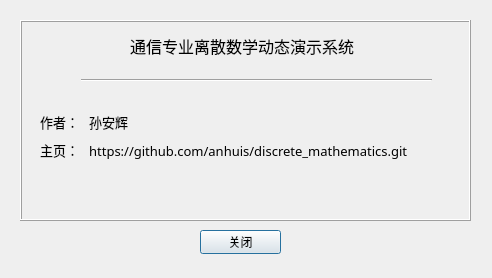
<?xml version="1.0" encoding="UTF-8"?>
<ui version="4.0">
 <class>Dialog</class>
 <widget class="QDialog" name="Dialog">
  <property name="geometry">
   <rect>
    <x>0</x>
    <y>0</y>
    <width>492</width>
    <height>278</height>
   </rect>
  </property>
  <property name="minimumSize">
   <size>
    <width>425</width>
    <height>266</height>
   </size>
  </property>
  <property name="windowTitle">
   <string>关于</string>
  </property>
  <property name="modal">
   <bool>true</bool>
  </property>
  <widget class="QFrame" name="frame">
   <property name="geometry">
    <rect>
     <x>20</x>
     <y>20</y>
     <width>451</width>
     <height>201</height>
    </rect>
   </property>
   <property name="frameShape">
    <enum>QFrame::Box</enum>
   </property>
   <property name="frameShadow">
    <enum>QFrame::Raised</enum>
   </property>
   <widget class="QLabel" name="label">
    <property name="geometry">
     <rect>
      <x>110</x>
      <y>0</y>
      <width>241</width>
      <height>52</height>
     </rect>
    </property>
    <property name="font">
     <font>
      <family>微软雅黑</family>
      <pointsize>12</pointsize>
      <weight>50</weight>
      <bold>false</bold>
     </font>
    </property>
    <property name="text">
     <string>通信专业离散数学动态演示系统</string>
    </property>
   </widget>
   <widget class="Line" name="line">
    <property name="geometry">
     <rect>
      <x>61</x>
      <y>50</y>
      <width>351</width>
      <height>20</height>
     </rect>
    </property>
    <property name="orientation">
     <enum>Qt::Horizontal</enum>
    </property>
   </widget>
   <widget class="QWidget" name="layoutWidget">
    <property name="geometry">
     <rect>
      <x>20</x>
      <y>90</y>
      <width>415</width>
      <height>51</height>
     </rect>
    </property>
    <layout class="QVBoxLayout" name="verticalLayout_2">
     <item>
      <widget class="QLabel" name="label_2">
       <property name="font">
        <font>
         <family>新宋体</family>
         <pointsize>10</pointsize>
         <weight>50</weight>
         <bold>false</bold>
        </font>
       </property>
       <property name="text">
        <string>作者：   孙安辉</string>
       </property>
      </widget>
     </item>
     <item>
      <widget class="QLabel" name="label_3">
       <property name="font">
        <font>
         <family>新宋体</family>
         <pointsize>10</pointsize>
        </font>
       </property>
       <property name="text">
        <string>主页：   https://github.com/anhuis/discrete_mathematics.git</string>
       </property>
      </widget>
     </item>
    </layout>
   </widget>
  </widget>
  <widget class="QPushButton" name="closeButton">
   <property name="geometry">
    <rect>
     <x>200</x>
     <y>230</y>
     <width>81</width>
     <height>24</height>
    </rect>
   </property>
   <property name="text">
    <string>关闭</string>
   </property>
  </widget>
 </widget>
 <resources/>
 <connections/>
</ui>
